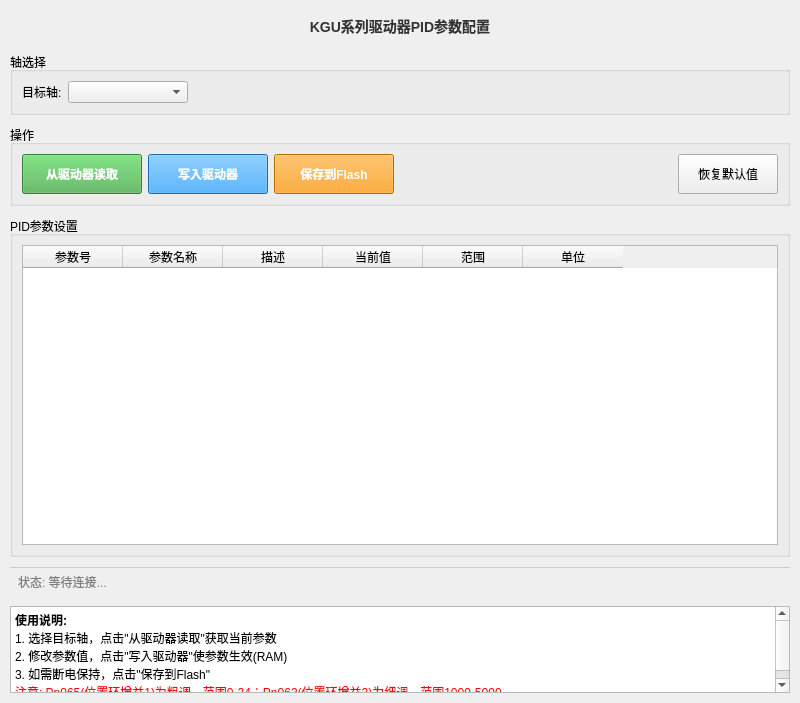
<?xml version="1.0" encoding="UTF-8"?>
<ui version="4.0">
 <class>PidConfigTab</class>
 <widget class="QWidget" name="PidConfigTab">
  <property name="geometry">
   <rect>
    <x>0</x>
    <y>0</y>
    <width>800</width>
    <height>703</height>
   </rect>
  </property>
  <property name="windowTitle">
   <string>PID参数配置</string>
  </property>
  <layout class="QVBoxLayout" name="verticalLayout">
   <property name="spacing">
    <number>10</number>
   </property>
   <property name="leftMargin">
    <number>10</number>
   </property>
   <property name="topMargin">
    <number>10</number>
   </property>
   <property name="rightMargin">
    <number>10</number>
   </property>
   <property name="bottomMargin">
    <number>10</number>
   </property>
   <item>
    <widget class="QLabel" name="lblTitle">
     <property name="styleSheet">
      <string notr="true">font-size: 14px; font-weight: bold; color: #333; padding: 5px;</string>
     </property>
     <property name="text">
      <string>KGU系列驱动器PID参数配置</string>
     </property>
     <property name="alignment">
      <set>Qt::AlignCenter</set>
     </property>
    </widget>
   </item>
   <item>
    <widget class="QGroupBox" name="groupBoxAxis">
     <property name="title">
      <string>轴选择</string>
     </property>
     <layout class="QHBoxLayout" name="horizontalLayoutAxis">
      <item>
       <widget class="QLabel" name="lblAxis">
        <property name="text">
         <string>目标轴:</string>
        </property>
       </widget>
      </item>
      <item>
       <widget class="QComboBox" name="comboAxis">
        <property name="minimumSize">
         <size>
          <width>120</width>
          <height>0</height>
         </size>
        </property>
       </widget>
      </item>
      <item>
       <spacer name="horizontalSpacerAxis">
        <property name="orientation">
         <enum>Qt::Horizontal</enum>
        </property>
        <property name="sizeHint" stdset="0">
         <size>
          <width>0</width>
          <height>0</height>
         </size>
        </property>
       </spacer>
      </item>
     </layout>
    </widget>
   </item>
   <item>
    <widget class="QGroupBox" name="groupBoxButtons">
     <property name="title">
      <string>操作</string>
     </property>
     <layout class="QHBoxLayout" name="horizontalLayoutButtons">
      <item>
       <widget class="QPushButton" name="btnRead">
        <property name="minimumSize">
         <size>
          <width>120</width>
          <height>40</height>
         </size>
        </property>
        <property name="toolTip">
         <string>通过SDO读取当前驱动器中的PID参数</string>
        </property>
        <property name="styleSheet">
         <string notr="true">background-color: #4CAF50; color: white; font-weight: bold;</string>
        </property>
        <property name="text">
         <string>从驱动器读取</string>
        </property>
       </widget>
      </item>
      <item>
       <widget class="QPushButton" name="btnWrite">
        <property name="minimumSize">
         <size>
          <width>120</width>
          <height>40</height>
         </size>
        </property>
        <property name="toolTip">
         <string>将当前设置的参数通过SDO写入驱动器RAM</string>
        </property>
        <property name="styleSheet">
         <string notr="true">background-color: #2196F3; color: white; font-weight: bold;</string>
        </property>
        <property name="text">
         <string>写入驱动器</string>
        </property>
       </widget>
      </item>
      <item>
       <widget class="QPushButton" name="btnSaveFlash">
        <property name="minimumSize">
         <size>
          <width>120</width>
          <height>40</height>
         </size>
        </property>
        <property name="toolTip">
         <string>将参数永久保存到驱动器内部存储(断电保持)</string>
        </property>
        <property name="styleSheet">
         <string notr="true">background-color: #FF9800; color: white; font-weight: bold;</string>
        </property>
        <property name="text">
         <string>保存到Flash</string>
        </property>
       </widget>
      </item>
      <item>
       <spacer name="horizontalSpacerButtons">
        <property name="orientation">
         <enum>Qt::Horizontal</enum>
        </property>
        <property name="sizeHint" stdset="0">
         <size>
          <width>0</width>
          <height>0</height>
         </size>
        </property>
       </spacer>
      </item>
      <item>
       <widget class="QPushButton" name="btnLoadDefaults">
        <property name="minimumSize">
         <size>
          <width>100</width>
          <height>40</height>
         </size>
        </property>
        <property name="toolTip">
         <string>加载推荐的默认PID参数</string>
        </property>
        <property name="text">
         <string>恢复默认值</string>
        </property>
       </widget>
      </item>
     </layout>
    </widget>
   </item>
   <item>
    <widget class="QGroupBox" name="groupBoxParams">
     <property name="title">
      <string>PID参数设置</string>
     </property>
     <layout class="QVBoxLayout" name="verticalLayoutParams">
      <item>
       <widget class="QTableWidget" name="tableParams">
        <property name="minimumSize">
         <size>
          <width>0</width>
          <height>300</height>
         </size>
        </property>
        <property name="selectionMode">
         <enum>QAbstractItemView::NoSelection</enum>
        </property>
        <property name="selectionBehavior">
         <enum>QAbstractItemView::SelectRows</enum>
        </property>
        <column>
         <property name="text">
          <string>参数号</string>
         </property>
        </column>
        <column>
         <property name="text">
          <string>参数名称</string>
         </property>
        </column>
        <column>
         <property name="text">
          <string>描述</string>
         </property>
        </column>
        <column>
         <property name="text">
          <string>当前值</string>
         </property>
        </column>
        <column>
         <property name="text">
          <string>范围</string>
         </property>
        </column>
        <column>
         <property name="text">
          <string>单位</string>
         </property>
        </column>
       </widget>
      </item>
     </layout>
    </widget>
   </item>
   <item>
    <widget class="QLabel" name="lblStatus">
     <property name="styleSheet">
      <string notr="true">color: gray; padding: 5px; border-top: 1px solid #cccccc;</string>
     </property>
     <property name="text">
      <string>状态: 等待连接...</string>
     </property>
    </widget>
   </item>
   <item>
    <widget class="QTextBrowser" name="txtHelp">
     <property name="maximumSize">
      <size>
       <width>16777215</width>
       <height>100</height>
      </size>
     </property>
     <property name="html">
      <string>&lt;!DOCTYPE HTML PUBLIC &quot;-//W3C//DTD HTML 4.0//EN&quot; &quot;http://www.w3.org/TR/REC-html40/strict.dtd&quot;&gt;
&lt;html&gt;&lt;head&gt;&lt;meta name=&quot;qrichtext&quot; content=&quot;1&quot; /&gt;&lt;style type=&quot;text/css&quot;&gt;
p, li { white-space: pre-wrap; }
&lt;/style&gt;&lt;/head&gt;&lt;body style=&quot; font-family:'Ubuntu'; font-size:11pt; font-weight:400; font-style:normal;&quot;&gt;
&lt;p style=&quot; margin-top:0px; margin-bottom:0px; margin-left:0px; margin-right:0px; -qt-block-indent:0; text-indent:0px;&quot;&gt;&lt;span style=&quot; font-family:'SimSun'; font-size:9pt; font-weight:600;&quot;&gt;使用说明:&lt;/span&gt;&lt;/p&gt;
&lt;p style=&quot; margin-top:0px; margin-bottom:0px; margin-left:0px; margin-right:0px; -qt-block-indent:0; text-indent:0px;&quot;&gt;&lt;span style=&quot; font-family:'SimSun'; font-size:9pt;&quot;&gt;1. 选择目标轴，点击&amp;quot;从驱动器读取&amp;quot;获取当前参数&lt;/span&gt;&lt;/p&gt;
&lt;p style=&quot; margin-top:0px; margin-bottom:0px; margin-left:0px; margin-right:0px; -qt-block-indent:0; text-indent:0px;&quot;&gt;&lt;span style=&quot; font-family:'SimSun'; font-size:9pt;&quot;&gt;2. 修改参数值，点击&amp;quot;写入驱动器&amp;quot;使参数生效(RAM)&lt;/span&gt;&lt;/p&gt;
&lt;p style=&quot; margin-top:0px; margin-bottom:0px; margin-left:0px; margin-right:0px; -qt-block-indent:0; text-indent:0px;&quot;&gt;&lt;span style=&quot; font-family:'SimSun'; font-size:9pt;&quot;&gt;3. 如需断电保持，点击&amp;quot;保存到Flash&amp;quot;&lt;/span&gt;&lt;/p&gt;
&lt;p style=&quot; margin-top:0px; margin-bottom:0px; margin-left:0px; margin-right:0px; -qt-block-indent:0; text-indent:0px;&quot;&gt;&lt;span style=&quot; font-family:'SimSun'; font-size:9pt; color:#ff0000;&quot;&gt;注意: Pn065(位置环增益1)为粗调，范围0-24；Pn063(位置环增益2)为细调，范围1000-5000&lt;/span&gt;&lt;/p&gt;&lt;/body&gt;&lt;/html&gt;</string>
     </property>
    </widget>
   </item>
  </layout>
 </widget>
 <resources/>
 <connections/>
</ui>
